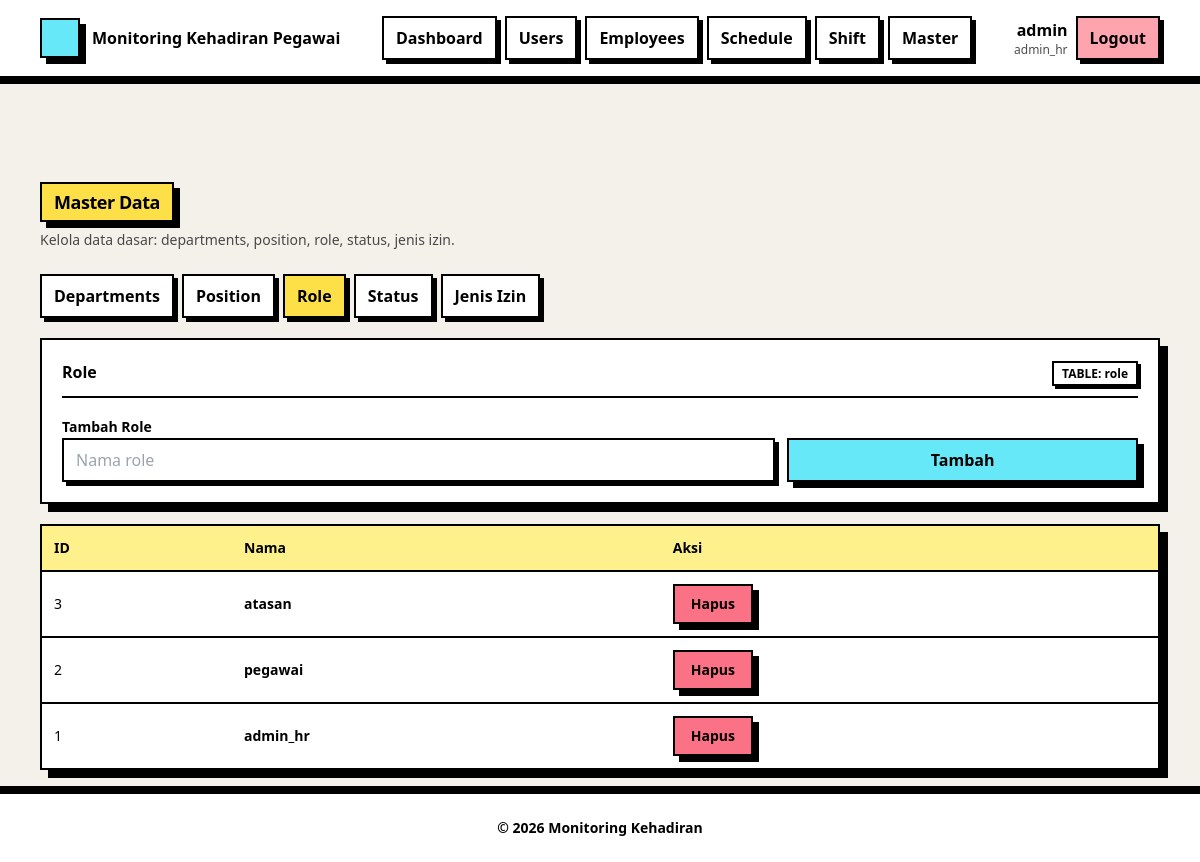
Screenshot of /admin/master.php?t=role (signed in) with the database file from the repository.
### tables this page shows
CREATE TABLE role (
  id_role INT AUTO_INCREMENT PRIMARY KEY,
  role_name VARCHAR(30) NOT NULL
);

### admin/master.php (the view, shortened to what this page needs)
<?php
require_once __DIR__ . '/../inc/auth.php';
require_once __DIR__ . '/../inc/header.php';
require_once __DIR__ . '/../inc/ui.php';
$masters = [
  'departments' => [
    'title' => 'Departments',
    'table' => 'departments',
    'pk'    => 'id_department',
    'col'   => 'nama_department',
    'placeholder' => 'Nama department'
  ],
  'position' => [
    'title' => 'Position',
    'table' => 'position',
    'pk'    => 'id_position',
    'col'   => 'nama_position',
    'placeholder' => 'Nama position'
  ],
  'role' => [
    'title' => 'Role',
    'table' => 'role',
    'pk'    => 'id_role',
    'col'   => 'role_name',
    'placeholder' => 'Nama role'
  ],
  'status' => [
    'title' => 'Status',
    'table' => 'status',
    'pk'    => 'id_status',
    'col'   => 'status_name',
    'placeholder' => 'Nama status'
  ],
  'jenis' => [
    'title' => 'Jenis Izin',
    'table' => 'jenis',
    'pk'    => 'id_jenis',
    'col'   => 'jenis',
    'placeholder' => 'Contoh: IZIN / SAKIT / CUTI'
  ],
];
$t = $_GET['t'] ?? 'departments';
$cfg = $masters[$t];
$sqlList = "SELECT `{$cfg['pk']}` AS id, `{$cfg['col']}` AS name FROM `{$cfg['table']}` ORDER BY id DESC";
$rows = $pdo->query($sqlList)->fetchAll();
echo ui_page_start("Master Data", "Kelola data dasar: departments, position, role, status, jenis izin.");
?>
<div class="flex flex-wrap gap-2 mb-5">
  <?php foreach ($masters as $key => $m): ?>
    <?php
      $active = ($key === $t);
      $cls = $active ? "bg-yellow-300" : "bg-white hover:bg-yellow-200";
    ?>
    <a href="<?= BASE_URL ?>/admin/master.php?t=<?= htmlspecialchars($key) ?>"
       class="<?= $cls ?> border-2 border-black px-3 py-2 font-black shadow-[4px_4px_0_0_#000] transition">
      <?= htmlspecialchars($m['title']) ?>
    </a>
  <?php endforeach; ?>
</div>
<?= ui_card_start($cfg['title'], ui_badge("TABLE: ".$cfg['table'], "neutral")) ?>
  <form method="post" class="grid md:grid-cols-3 gap-3 items-end">
    <div class="md:col-span-2">
      <label class="text-sm font-black text-black">Tambah <?= htmlspecialchars($cfg['title']) ?></label>
      <input name="name" class="<?= ui_input_class() ?>" placeholder="<?= htmlspecialchars($cfg['placeholder']) ?>" required>
    </div>
    <button class="<?= ui_btn_class('alt') ?>">Tambah</button>
  </form>
<?= ui_card_end() ?>
<div class="mt-5">
  <?php
    if (!$rows) {
      echo ui_empty("Belum ada data ".$cfg['title'].".", "Tambah data pertama dari form di atas.");
    } else {
      echo ui_table_start(['ID', 'Nama', 'Aksi']);
      foreach ($rows as $r) {
        echo ui_row_start();
        echo ui_td((int)$r['id'], true);
        echo ui_td("<div class='font-black'>".htmlspecialchars($r['name'])."</div>");
        $btn = "
          <form method='post' onsubmit=\"return confirm('Hapus item ini?')\">
            <input type='hidden' name='action' value='delete'>
            <input type='hidden' name='id' value='".(int)$r['id']."'>
            <button class='".ui_btn_class('danger')."'>Hapus</button>
          </form>
        ";
        echo ui_td($btn, true);
        echo ui_row_end();
      }
      echo ui_table_end();
    }
  ?>
</div>
<div class="mt-6 flex gap-2">
  <a class="<?= ui_btn_class('ghost') ?>" href="<?= BASE_URL ?>/admin/dashboard.php">Kembali</a>
</div>
<?php require_once __DIR__ . '/../inc/footer.php'; ?>

### inc/ui.php (shortened to what this page needs)
<?php
function ui_page_start($title, $subtitle = '') {
  $sub = $subtitle ? "<div class='text-sm text-black/70'>$subtitle</div>" : "";
  return "
  <div class='mb-6'>
    <div class='inline-block bg-yellow-300 px-3 py-1 border-2 border-black shadow-[6px_6px_0_0_#000]'>
      <div class='text-lg font-black tracking-tight'>$title</div>
    </div>
    <div class='mt-2'>$sub</div>
  </div>
  ";
}
function ui_card_start($title = '', $right = '') {
  $head = $title !== '' ? "
    <div class='flex items-start justify-between gap-3 pb-3 mb-4 border-b-2 border-black'>
      <div class='font-extrabold text-black'>$title</div>
      <div>$right</div>
    </div>
  " : "";
  return "
  <section class='bg-white border-2 border-black shadow-[8px_8px_0_0_#000] p-5'>
    $head
  ";
}
function ui_card_end(){ return "</section>"; }
function ui_input_class() {
  return "w-full bg-white border-2 border-black px-3 py-2 text-black outline-none
          focus:ring-0 focus:border-black shadow-[4px_4px_0_0_#000]";
}
function ui_btn_class($variant='solid') {
  return match($variant) {
    'solid' => "inline-flex items-center justify-center gap-2 bg-black text-white border-2 border-black
                px-4 py-2 font-extrabold shadow-[6px_6px_0_0_#000] hover:translate-x-[1px] hover:translate-y-[1px]
                hover:shadow-[5px_5px_0_0_#000] active:translate-x-[2px] active:translate-y-[2px] active:shadow-[4px_4px_0_0_#000] transition",
    'alt'   => "inline-flex items-center justify-center gap-2 bg-cyan-300 text-black border-2 border-black
                px-4 py-2 font-extrabold shadow-[6px_6px_0_0_#000] hover:translate-x-[1px] hover:translate-y-[1px]
                hover:shadow-[5px_5px_0_0_#000] active:translate-x-[2px] active:translate-y-[2px] active:shadow-[4px_4px_0_0_#000] transition",
    'danger'=> "inline-flex items-center justify-center gap-2 bg-rose-400 text-black border-2 border-black
                px-4 py-2 font-extrabold shadow-[6px_6px_0_0_#000] hover:translate-x-[1px] hover:translate-y-[1px]
                hover:shadow-[5px_5px_0_0_#000] active:translate-x-[2px] active:translate-y-[2px] active:shadow-[4px_4px_0_0_#000] transition",
    'ghost' => "inline-flex items-center justify-center gap-2 bg-white text-black border-2 border-black
                px-4 py-2 font-extrabold shadow-[6px_6px_0_0_#000] hover:bg-yellow-200 transition",
    default => "inline-flex items-center justify-center gap-2 bg-black text-white border-2 border-black
                px-4 py-2 font-extrabold shadow-[6px_6px_0_0_#000] transition",
  };
}
function ui_badge($text, $tone='neutral') {
  $cls = match($tone){
    'ok' => "bg-emerald-200",
    'warn' => "bg-yellow-200",
    'bad' => "bg-rose-200",
    'info' => "bg-cyan-200",
    default => "bg-white",
  };
  return "<span class='$cls border-2 border-black px-2 py-0.5 text-xs font-black shadow-[3px_3px_0_0_#000]'>$text</span>";
}
function ui_table_start($cols) {
  $ths = "";
  foreach($cols as $c){
    $ths .= "<th class='text-left px-3 py-3 border-b-2 border-black font-black text-black'>$c</th>";
  }
  return "
  <div class='overflow-x-auto border-2 border-black shadow-[8px_8px_0_0_#000] bg-white'>
    <table class='min-w-full text-sm'>
      <thead class='bg-yellow-200'>$ths</thead>
      <tbody class='divide-y-2 divide-black'>
  ";
}
function ui_table_end() {
  return "
      </tbody>
    </table>
  </div>
  ";
}
function ui_row_start(){ return "<tr class='hover:bg-cyan-50 transition'>"; }
function ui_row_end(){ return "</tr>"; }
function ui_td($html, $nowrap=false){
  $nw = $nowrap ? "whitespace-nowrap" : "";
  return "<td class='px-3 py-3 text-black $nw'>$html</td>";
}

### rows the page displays
role: id_role "3 atasan"
role: id_role "2 pegawai"
role: id_role "1 admin_hr"

### other values shown
$label "Dashboard Users Employees Schedule Shift Master"
$user['username'] "admin"
$user['role_name'] "admin_hr"
$title "Master Data"
$subtitle "Kelola data dasar: departments, position, role, status, jenis izin."
$m['title'] "Departments"
$m['title'] "Position"
$m['title'] "Role"
$m['title'] "Status"
$m['title'] "Jenis Izin"
$title "Role"
$text "TABLE: role"
$cfg['title'] "Role"
$c "ID"
$c "Nama"
